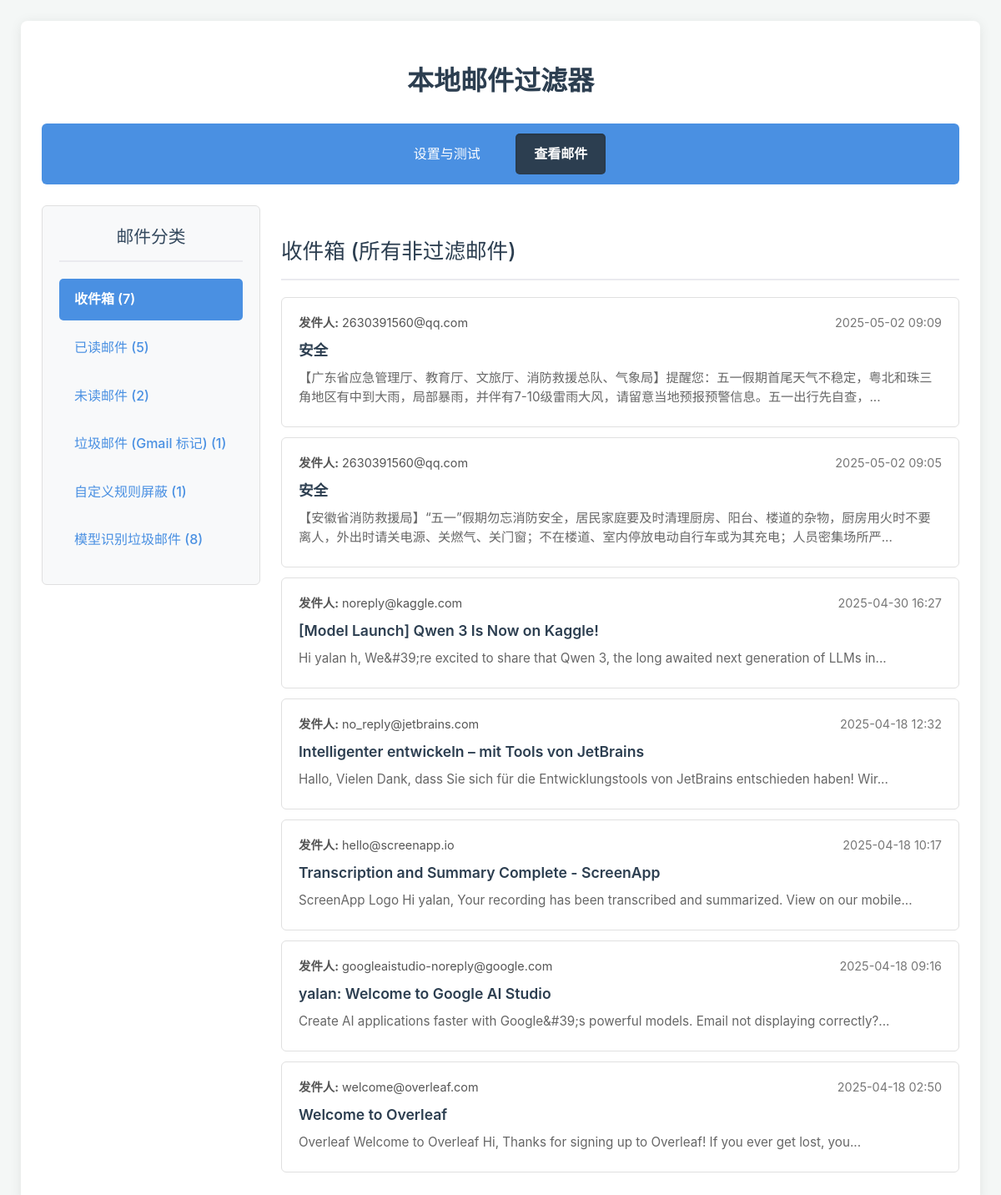
The page /emails on the database its author committed.
### tables this page shows
CREATE TABLE emails (
                message_id TEXT PRIMARY KEY NOT NULL, -- Gmail 邮件 ID, 非空主键
                thread_id TEXT,                     -- Gmail 线索 ID
                subject TEXT,
                sender TEXT,                        -- 发件人 (From)
                recipient TEXT,                     -- 收件人 (To)
                date_received INTEGER NOT NULL,     -- 接收日期 (Unix 时间戳), 非空
                snippet TEXT,
                body TEXT,                          -- 邮件正文 (HTML 或纯文本)
            
                  body_cleaned TEXT,                  -- 清洗后的纯文本正文 (用于模型)
                labels TEXT,                        -- Gmail 标签 (逗号分隔)
                is_unread INTEGER DEFAULT 1 CHECK(is_unread IN (0, 1)), -- 0 或 1
                custom_rule_result TEXT,            -- 自定义规则结果 ('Filtered', 'Allowed', NULL)
                custom_rule_reason TEXT,            -- 自定义规则原因
                model_prediction TEXT,              -- 模型预测结果 ('垃圾邮件', '正常邮件', NULL)
                model_prob_spam REAL,               -- 模型预测垃圾概率
                model_prob_normal REAL,             -- 模型预测正常概率
                local_category TEXT,                -- 应用内部最终分类 (便于查询)
                last_synced INTEGER NOT NULL        -- 本地最后更新时间戳, 非空
            );

### app.py (the view)
@app.route('/emails', defaults={'category': 'inbox'})
@app.route('/emails/<category>')
def emails_page(category):
    print(f"[{time.strftime('%H:%M:%S')}] 请求邮件列表，分类: '{category}' (从数据库)")
    emails = []
    error_message = None
    category_counts = {} # 初始化为空字典
    page_title_map = {
        'inbox': "收件箱 (所有非过滤邮件)",
        'read': "已读邮件 (本地缓存)",
        'unread': "未读邮件 (本地缓存)",
        'spam': "垃圾邮件 (Gmail 标记, 本地缓存)",
        'custom': "自定义规则屏蔽 (本地缓存)",
        'model_spam': "模型识别垃圾邮件 (本地缓存)"
    }
    page_title = page_title_map.get(category, "邮件列表 (本地缓存)")
    try:
        start_query = time.time()
        emails = database.get_emails_by_category(category, limit=MAX_EMAILS_PER_PAGE)
        end_query = time.time()
        print(f"[{time.strftime('%H:%M:%S')}] 数据库查询邮件列表耗时: {end_query - start_query:.4f} 秒，获取 {len(emails)} 封邮件。")
        start_count_query = time.time()
        category_counts = database.get_category_counts() # 调用新函数
        end_count_query = time.time()
        print(f"[{time.strftime('%H:%M:%S')}] 数据库查询分类计数耗时: {end_count_query - start_count_query:.4f} 秒。")
        print(f"[Debug] Category Counts: {category_counts}") # 打印计数结果用于调试
        last_sync = database.get_last_sync_timestamp()
    except Exception as e:
        error_message = f"查询本地数据库时出错: {e}"
        print(f"[{time.strftime('%H:%M:%S')}] 查询本地数据库时出错: {e}")
        import traceback
        traceback.print_exc()
        if not category_counts:
             category_counts = {cat: 0 for cat in page_title_map.keys()}
    return render_template('page2_emails.html',
                           emails=emails,
                           current_category=category,
                           page_title=page_title,
                           error_message=error_message,
                           category_counts=category_counts) # 将计数传递给模板

### database.py (called while the page is built)
def get_db_connection():
    try:
        conn = sqlite3.connect(DATABASE_FILE, check_same_thread=False, timeout=10)
        conn.row_factory = sqlite3.Row # 让查询结果可以通过列名访问
        conn.execute("PRAGMA journal_mode=WAL;")
        return conn
    except sqlite3.Error as e:
        print(f"[DB Error] 无法连接到数据库 '{DATABASE_FILE}': {e}")
        return None

def get_last_sync_timestamp():
    conn = get_db_connection()
    if not conn: return 0
    last_sync = 0 # 默认为 0 (纪元初)
    try:
        cursor = conn.cursor()
        cursor.execute("SELECT MAX(last_synced) FROM emails")
        result = cursor.fetchone()
        if result and result[0] is not None:
            last_sync = result[0]
    except sqlite3.Error as e:
        print(f"[DB Error] 获取最后同步时间戳时出错: {e}")
    finally:
        if conn:
            conn.close()
    return int(last_sync)

### templates/page2_emails.html (shortened to what this page needs)
<!DOCTYPE html>
<html lang="zh-CN">
<head>
     <link rel="stylesheet" href="{{ url_for('static', filename='style.css') }}">
</head>
<body>
    <div class="container">
        <h1>本地邮件过滤器</h1>
        <nav class="navbar">
            <a href="{{ url_for('settings_page') }}">设置与测试</a>
            <a href="{{ url_for('emails_page') }}" class="nav-active">查看邮件</a>
        </nav>
         <div class="email-container">
            <aside class="email-sidebar">
                <h2>邮件分类</h2>
                <ul>
                    <li><a href="{{ url_for('emails_page', category='inbox') }}" class="{{ 'active' if current_category == 'inbox' }}">收件箱 ({{ category_counts.get('inbox', 0) }})</a></li>
                    <li><a href="{{ url_for('emails_page', category='read') }}" class="{{ 'active' if current_category == 'read' }}">已读邮件 ({{ category_counts.get('read', 0) }})</a></li>
                    <li><a href="{{ url_for('emails_page', category='unread') }}" class="{{ 'active' if current_category == 'unread' }}">未读邮件 ({{ category_counts.get('unread', 0) }})</a></li>
                    <li><a href="{{ url_for('emails_page', category='spam') }}" class="{{ 'active' if current_category == 'spam' }}">垃圾邮件 (Gmail 标记) ({{ category_counts.get('spam', 0) }})</a></li>
                    <li><a href="{{ url_for('emails_page', category='custom') }}" class="{{ 'active' if current_category == 'custom' }}">自定义规则屏蔽 ({{ category_counts.get('custom', 0) }})</a></li>
                    <li><a href="{{ url_for('emails_page', category='model_spam') }}" class="{{ 'active' if current_category == 'model_spam' }}">模型识别垃圾邮件 ({{ category_counts.get('model_spam', 0) }})</a></li>
                </ul>
            </aside>
            <main class="email-list-area">
                <h2>{{ page_title }}</h2>
                {% if emails %}
                    <ul class="email-list">
                        {% for email in emails %}
                        <li class="email-item">
                            <a href="{{ url_for('view_email', message_id=email.message_id) }}" target="_blank">
                                <div class="email-header">
                                     <span><strong>发件人:</strong> {{ email.sender | default('(无发件人)') | truncate(50) }}</span>
                                     <span class="email-date">{{ email.date }}</span>
                                </div>
                                <div class="email-subject">{{ email.subject | default('无主题', true) }}</div>
                                <div class="email-snippet">{{ email.snippet | truncate(100) }}</div>
                            </a>
                        </li>
                        {% endfor %}
                    </ul>
                {% elif not error_message %}
                    <p>此分类下没有邮件。</p>
                {% endif %}
            </main>
        </div>
    </div>
</body>
</html>

### static/style.css (style rules this page uses)
body { font-family: -apple-system, BlinkMacSystemFont, "Segoe UI", Roboto, "Helvetica Neue", Arial, sans-serif; margin: 0; background-color: #f4f7f6; color: #333; line-height: 1.6; }
.container { max-width: 1100px; margin: 25px auto; padding: 25px; background-color: #fff; box-shadow: 0 2px 15px rgba(0,0,0,0.08); border-radius: 8px; }
h1, h2, h3, h4 { color: #2c3e50; }
h1 { text-align: center; margin-bottom: 25px; font-weight: 600; }
h2 { border-bottom: 2px solid #eaeaef; padding-bottom: 12px; margin-top: 35px; margin-bottom: 20px; font-size: 1.6em; font-weight: 500; }
.navbar { background-color: #4a90e2; padding: 12px 0; margin-bottom: 25px; text-align: center; border-radius: 6px; }
.navbar a { color: white; text-decoration: none; padding: 12px 22px; margin: 0 8px; border-radius: 5px; transition: background-color 0.25s ease, transform 0.1s ease; display: inline-block; }
.navbar a.nav-active { background-color: #2c3e50; font-weight: 600; box-shadow: inset 0 1px 3px rgba(0,0,0,0.2); }
.email-container { display: flex; gap: 25px; }
.email-sidebar { flex: 0 0 220px; background-color: #f8f9fa; padding: 20px; border-radius: 6px; border: 1px solid #e0e0e0; height: fit-content; }
.email-sidebar h2 { margin-top: 0; margin-bottom: 20px; font-size: 1.3em; text-align: center; color: #34495e; }
.email-sidebar ul { list-style: none; padding: 0; margin: 0; }
.email-sidebar li a { display: block; padding: 12px 18px; text-decoration: none; color: #4a90e2; border-radius: 5px; margin-bottom: 8px; transition: background-color 0.2s ease, color 0.2s ease; font-weight: 500; }
.email-sidebar li a.active { background-color: #4a90e2; color: white; font-weight: 600; }
.email-list-area { flex: 1; }
.email-list { list-style: none; padding: 0; margin: 0; }
.email-item { border: 1px solid #e0e0e0; margin-bottom: 12px; border-radius: 6px; background-color: #fff; transition: box-shadow 0.2s ease, border-color 0.2s ease; overflow: hidden; }
.email-item a { display: block; padding: 18px 20px; text-decoration: none; color: inherit; }
.email-header { display: flex; justify-content: space-between; align-items: center; margin-bottom: 8px; font-size: 0.9em; color: #555; }
.email-date { font-style: normal; color: #777; }
.email-subject { font-weight: 600; margin-bottom: 8px; font-size: 1.1em; color: #2c3e50; white-space: nowrap; overflow: hidden; text-overflow: ellipsis; }
.email-snippet { color: #666; font-size: 0.95em; line-height: 1.5; margin-bottom: 5px; }

### rows shown on the page
emails: sender "2630391560@qq.com", date "2025-05-02 09:09", subject "安全", snippet "【广东省应急管理厅、教育厅、文旅厅、消防救援总队、气象局】提醒您：五一假期首尾天气不稳定，粤北和珠三角地区有中到大雨，局部暴雨，并伴有7-10级雷雨大风，请留意当地预报预警信息。五一出行先自查，..."
emails: sender "2630391560@qq.com", date "2025-05-02 09:05", subject "安全", snippet "【安徽省消防救援局】“五一”假期勿忘消防安全，居民家庭要及时清理厨房、阳台、楼道的杂物，厨房用火时不要离人，外出时请关电源、关燃气、关门窗；不在楼道、室内停放电动自行车或为其充电；人员密集场所严..."
emails: sender "noreply@kaggle.com", date "2025-04-30 16:27", subject "[Model Launch] Qwen 3 Is Now on Kaggle!", snippet "Hi yalan h, We&#39;re excited to share that Qwen 3, the long awaited next generation of LLMs in..."
emails: sender "no_reply@jetbrains.com", date "2025-04-18 12:32", subject "Intelligenter entwickeln – mit Tools von JetBrains", snippet "Hallo, Vielen Dank, dass Sie sich für die Entwicklungstools von JetBrains entschieden haben! Wir..."
emails: sender "hello@screenapp.io", date "2025-04-18 10:17", subject "Transcription and Summary Complete - ScreenApp", snippet "ScreenApp Logo Hi yalan, Your recording has been transcribed and summarized. View on our mobile..."
emails: sender "googleaistudio-noreply@google.com", date "2025-04-18 09:16", subject "yalan: Welcome to Google AI Studio", snippet "Create AI applications faster with Google&#39;s powerful models. Email not displaying correctly?..."
emails: sender "welcome@overleaf.com", date "2025-04-18 02:50", subject "Welcome to Overleaf", snippet "Overleaf Welcome to Overleaf Hi, Thanks for signing up to Overleaf! If you ever get lost, you..."

### other values the page prints
{{ category_counts.get('inbox', 0) }} "7"
{{ category_counts.get('read', 0) }} "5"
{{ category_counts.get('unread', 0) }} "2"
{{ category_counts.get('spam', 0) }} "1"
{{ category_counts.get('custom', 0) }} "1"
{{ category_counts.get('model_spam', 0) }} "8"
{{ page_title }} "收件箱 (所有非过滤邮件)"
